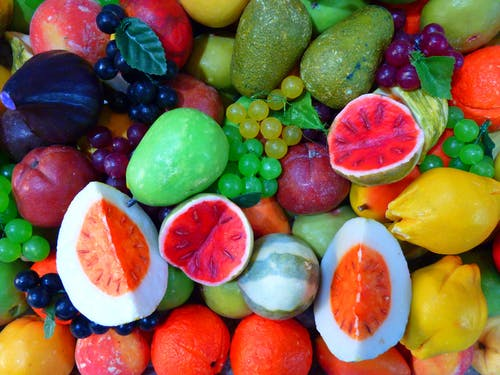
#> input picture Exercise002/Fruits.jpeg, 500 x 375 px
$ jupyter execute --allow-errors Exercise0002Part002.ipynb   (older library calls are emulated)
#> lines starting #> are read from the running program, lines starting #| are printed output that depends on the picture
# UnSupervised Learning Methods

## Exercise 002 - Part II

> Notebook by:
> - Royi Avital RoyiAvital@fixelalgorithms.com

## Revision History

| Version | Date       | User        |Content / Changes                                                   |
|---------|------------|-------------|--------------------------------------------------------------------|
| 1.0.000 | 16/08/2023 | Royi Avital | First version                                                      |

[](https://colab.research.google.com/github/FixelAlgorithmsTeam/FixelCourses/blob/master/UnSupervisedLearningMethods/2023_08/Exercise0002Part002.ipynb)

[cell 1]
# Import Packages

# General Tools
import numpy as np
import scipy as sp

# Machine Learning

# Computer Vision
from skimage.color import rgb2lab
from skimage.io import imread
from skimage.segmentation import mark_boundaries

# Miscellaneous
import os
import math
from platform import python_version
import random
import time
import urllib.request

# Typing
from typing import Callable, List, Tuple, Union

# Visualization
import matplotlib.pyplot as plt
import seaborn as sns

# Jupyter
from IPython import get_ipython
from IPython.display import Image, display
from ipywidgets import Dropdown, FloatSlider, interact, IntSlider, Layout

## Notations

* <font color='red'>(**?**)</font> Question to answer interactively.
* <font color='blue'>(**!**)</font> Simple task to add code for the notebook.
* <font color='green'>(**@**)</font> Optional / Extra self practice.
* <font color='brown'>(**#**)</font> Note / Useful resource / Food for thought.

[cell 2]
# Configuration
# %matplotlib inline

seedNum = 512
np.random.seed(seedNum)
random.seed(seedNum)

# sns.set_theme() #>! Apply SeaBorn theme

runInGoogleColab = 'google.colab' in str(get_ipython())

[cell 3]
# Constants

DATA_FILE_URL   = r'https://github.com/FixelAlgorithmsTeam/FixelCourses/raw/master/MachineLearningMethod/16_ParametricClustering/Fruits.jpeg'
DATA_FILE_NAME  = r'Fruits.jpeg'

TOTAL_RUN_TIME = 45 #<! Don't touch it!

## Guidelines

 - Fill the full names and ID's of the team members in the `Team Members` section.
 - Answer all questions / tasks within the Jupyter Notebook.
 - Use MarkDown + MathJaX + Code to answer.
 - Verify the rendering on VS Code.
 - Submission in groups (Single submission per group).
 - You may and _should_ use the forums for questions.
 - Don't use `pip install` on the submitted notebook!
   If you need a package that is not imported above use **the dedicated cell**.
 - Good Luck!

<font color='red'>Total run time must be **less than `TOTAL_RUN_TIME` seconds**</font>.

[cell 4]
# Run Time
print(f'The total run time must not exceed: {TOTAL_RUN_TIME} [Sec]')
startTime = time.time()

## Team Members

- `<Ilan><Schaedel><011708005>`.
- `<Barak><Ben Menachem><312527229>`.
- `<Rotem><Weissman><203958103>`

* <font color='brown'>(**#**)</font> The `Import Packages` section above imports most needed tools to apply the work. Please use it.
* <font color='brown'>(**#**)</font> You may replace the suggested functions to use with functions from other packages.
* <font color='brown'>(**#**)</font> Whatever not said explicitly to implement maybe used by a 3rd party packages.

[cell 5]
# Students Packages to Import
# If you need a package not listed above, use this cell

## Generate / Load Data

[cell 6]
# Download Data
# This section downloads data from the given URL if needed.

if not os.path.exists(DATA_FILE_NAME):
    urllib.request.urlretrieve(DATA_FILE_URL, DATA_FILE_NAME)

## 6. Clustering by K-Means

### 6.1. K-Means Algorithm

In this section we'll implement 3 functions related to the K-Means:

1. `InitKMeans()` - Given a data set and number of clusters it sets the initialization of the `K-Means` algorithm.
It should support both random initialization (Samples from data) and the [`K-Means++`](https://en.wikipedia.org/wiki/K-means%2B%2B) initialization.
2. `CalcKMeansObj()` - Given a data set and set of centroids it calculates the value of the K-Means objective function (Usually called `inertia`).
   The objective function sum of squared distances of samples to their closest cluster center.
3. `KMeans()` - Given a data set and initialization applies the K-Means algorithm.
The distance used in this variant is the Euclidean Distance based.

* <font color='brown'>(**#**)</font> Implementation should be efficient (Memory and operations). Total run time expected to be **less than 60 seconds**.

[cell 7]
def squareDistance(mX: np.ndarray, mC: np.ndarray) -> np.ndarray:
    '''
    sqaure distance calculation, Euclidean based
    Args:
    mX      - Input data with shape N x d.
    mC      - Centroids with shape K x d.
    Output:
    mD      - Distance matrix between each data point to every centroid
    '''
    mD = []

    for c in mC:
        d_square = np.sum((mX - c)**2, axis=1)
        mD.append(d_square)

    mD = np.array(mD)

    return mD

[cell 8]
#===========================Fill This===========================#
def InitKMeans(mX: np.ndarray, K: int, initMethod: int = 0, seedNum: int = 123) -> np.ndarray:
    '''
    K-Means algorithm initialization.
    Args:
        mX          - Input data with shape N x d.
        K           - Number of clusters.
        initMethod  - Initialization method: 0 - Random, 1 - K-Means++.
        seedNum     - Seed number used.
    Output:
        mC          - The initial centroids with shape K x d.
    Remarks:
        - Given the same parameters, including the `seedNum` the algorithm must be reproducible.
    '''
    np.random.seed(seedNum)

    if initMethod == 0: # random centroids
        mC = mX[np.random.choice(mX.shape[0], size=K, replace=False)]

    elif initMethod == 1: # k-means++
        mC = mX[np.random.choice(mX.shape[0], size=1, replace=False)] # first centroid in random

        for i in range(1,K): # until K centroids are selected
            mD_square = squareDistance(mX, mC)
            min_d = np.min(mD_square, axis=0)
            weights = ( min_d / np.sum(min_d))
            newC = mX[np.random.choice(mX.shape[0], p=weights, size=1, replace=False)]
            mC = np.vstack((mC, newC))

    return mC
#===============================================================#

[cell 9]
#===========================Fill This===========================#
def CalcKMeansObj(mX: np.ndarray, mC: np.ndarray) -> float:
    '''
    K-Means algorithm.
    Args:
        mX          - The data with shape N x d.
        mC          - The centroids with shape K x d.
    Output:
        objVal      - The value of the objective function of the KMeans.
    Remarks:
        - The objective function uses the squared euclidean distance.
    '''

    mD_square = squareDistance(mX,mC)

    objVal = mD_square.min(axis=0).sum()

    return objVal
#===============================================================#

[cell 10]
#===========================Fill This===========================#
def KMeans(mX: np.ndarray, mC: np.ndarray, numIter: int = 1000, stopThr: float = 0) -> np.ndarray:
    '''
    K-Means algorithm.
    Args:
        mX          - Input data with shape N x d.
        mC          - The initial centroids with shape K x d.
        numIter     - Number of iterations.
        stopThr     - Stopping threshold.
    Output:
        mC          - The final centroids with shape K x d.
        vL          - The labels (0, 1, .., K - 1) per sample with shape (N, )
        lO          - The objective value function per iterations (List).
    Remarks:
        - The maximum number of iterations must be `numIter`.
        - If the objective value of the algorithm doesn't improve by at least `stopThr` the iterations should stop.
    '''

    lO = [CalcKMeansObj(mX,mC)]
    vL = []

    for i in range(numIter):
        # assume fixed centroids, find best clusters:

        #calculate distances:
        mD = squareDistance(mX,mC)
        # assign clusters
        vL = mD.argmin(axis=0)

        # assume fixed clusters, find best centroids:
        new_mC = []
        for j in range(mC.shape[0]):
            cluster_points = mX[np.where(vL == j)[0]]
            centroid_j = cluster_points.mean(axis=0)
            new_mC.append(centroid_j)
        new_mC = np.asarray(new_mC).astype(np.float)
        mC = new_mC
        inertia = CalcKMeansObj(mX,mC)
        lO.append(inertia)
        if (lO[-2] - lO[-1]) <= stopThr:
            break

    return mC, vL, lO

#===============================================================#

### 6.2. Super Pixels

In this section we'll implement the Super Pixels segmentation algorithm.
The basic idea of the _super pixels_ segmentation is to cluster together pixels which share similar color and location.
Hence the features to cluster are the color values of the pixel and its coordinates.

Your code should follow:

1. Load the `Fruits.jpg` image into a NumPy array `mI` with shape `numRows x numCols x 3`.
   The image will be downloaded into the local folder automatically by a supplied code.
   If it doesn't work, look at the constant `DATA_FILE_NAME`.
   You may use `SciKit Image`'s `imread()` (Imported above).
2. Convert the image into the [LAB Color Space](https://en.wikipedia.org/wiki/CIELAB_color_space).
   **No need to implement the conversion manually**.
   You may use `SciKit Image`'s `rgb2lab()` (Imported above).
3. Create the data array `mX` with shape `(numRows * numCols) x 5`.
   The features should include the LAB values and the row / column coordinates of each pixel.
4. Scale the columns of data in a reasonable manner.
5. Apply the K-Means algorithm on the data with `K-Means++` initialization.
   Set a reasonable number of clusters (Trial and error).
   Set the parameters of the algorithm such that the algorithm stops on convergence (No change in centroids).
6. Create a mask of the labels of the pixels at the size of the image.
   Display the results using `SciKit Image`'s `mark_boundaries()` (Imported above).
7. Display the segmentation result.
8. Display the objective function per iteration. Including the initialization.

The output should look similar to:

* <font color='brown'>(**#**)</font> Use different cells per steps.
* <font color='brown'>(**#**)</font> Optimize the weights (Scaling).

[cell 11]
#===========================Fill This===========================#
# 1. Load Image into `mI`.
# 2. Convert to LAB (`mILab`).

mI = imread(DATA_FILE_NAME)
#> mI is the input picture: shape (375, 500, 3); mean R, G, B 131.7, 101.8, 72.1
mILab = rgb2lab(mI)
#> mILab: shape (375, 500, 3) float64; mean of channels 0, 1, 2 47.8, 9.9, 23.2
#===============================================================#

[cell 12]
#===========================Fill This===========================#
# 1. Generate `mX` from `mILab`.

h, w, _ = mILab.shape
#> h = 375; w = 500
x_coords, y_coords = np.meshgrid(np.arange(w), np.arange(h))
mX = np.dstack((mILab, x_coords, y_coords))
mX = mX.reshape(-1,5)

# 2. Scale its columns in a reasonable way.

from sklearn.preprocessing import StandardScaler

scaler = StandardScaler()
mX = scaler.fit_transform(mX)
#===============================================================#

[cell 13]
#===========================Fill This===========================#
# 1. Apply K-Means clustering on `mX`.
h, w, c = mILab.shape
#> c = 3
K = 16
threshold = 0
seed = 42
max_iter = 300
kmeans_pp = 1

mC = InitKMeans(mX, K, kmeans_pp, seed)
#> in InitKMeans, `mC = mX[np.random.choice(mX.shape[0], size=1, replace=False)]`: mC = [[-0.353, 0.649, -0.218, -0.121, 1.7]]
#> the loop in InitKMeans, `for i in range(1,K):` made 15 passes
#> newC on passes 1 to 12: [[0.207, 1.9, 1.48, -0.114, 1.5]], [[0.287, -1.91, 1.1, 1.48, -0.471]], [[-0.12, 1.02, -1.12, -1.13, -1.39]], [[0.426, -0.534, -1.23, 0.364, 0.813]], [[-1.75, -0.352, -0.875, -1.37, 1.03]], [[-0.0306, -1.04, 0.59, 0.745, -1.5]], [[-0.453, -1.54, 0.66, 1.51, -0.212]], [[-0.767, 0.99, -0.201, -1.35, 0.268]], [[-1.64, 0.509, -0.437, 1.71, 0.48]], [[1.29, -1.58, 0.335, -0.842, -0.0647]], [[0.253, -0.642, -0.054, 1.69, -1.52]], [[1.73, 0.0324, -1.34, -0.544, 0.296]]
#> after the loop in InitKMeans, `for i in range(1,K):`: mC = 16 rows, first 6: [-0.353, 0.649, -0.218, -0.121, 1.7], [0.207, 1.9, 1.48, -0.114, 1.5], [0.287, -1.91, 1.1, 1.48, -0.471], [-0.12, 1.02, -1.12, -1.13, -1.39], [0.426, -0.534, -1.23, 0.364, 0.813], [-1.75, -0.352, -0.875, -1.37, 1.03]
mC, vL, lO = KMeans(mX, mC, max_iter, threshold)
#> in CalcKMeansObj, `objVal = mD_square.min(axis=0).sum()`: objVal = 390846
#> in KMeans, `lO = [CalcKMeansObj(mX,mC)]`: lO = [390846]
#> the loop in KMeans, `for i in range(numIter):` made 50 passes
#> (objVal in CalcKMeansObj, inertia) on passes 1 to 12: (234708.3, 234708.3), (210478, 210478), (201153.9, 201153.9), (197618.5, 197618.5), (194538.4, 194538.4), (192636.7, 192636.7), (191886.7, 191886.7), (191337.7, 191337.7), (191006.5, 191006.5), (190828.7, 190828.7), (190633.8, 190633.8), (190451.7, 190451.7)
#> after the loop in KMeans, `for i in range(numIter):`: lO = 51 values, max 390846 at index 0, min 187423.2 at index 49, mean 194158
#> mC = 16 rows, first 6: [0.0839, 1.45, 0.917, 0.0233, 1.09], [0.708, 0.62, 0.644, -1.2, 1.22], [0.88, -0.242, 1.45, 1.36, 0.723], [-0.245, 0.815, -0.164, -0.974, -1.35], [1.15, -0.35, -1.27, 0.56, 0.792], [-1.35, -0.15, -0.957, -1.03, 0.918]

# 2. Build the mask from the labels.
mask = vL.reshape(h,w)
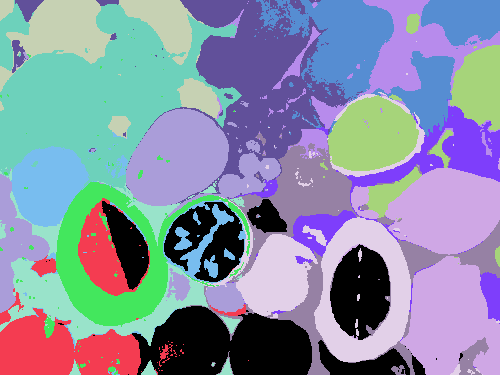
#> mask: shape (375, 500) int64; 16 distinct labels, from 0 to 15; one colour per label, 0 black
#===============================================================#

[cell 14]
#===========================Fill This===========================#
# 1. Generate the super pixel boundaries form the mask.
super_pxl_bounds = mark_boundaries(mI, mask)
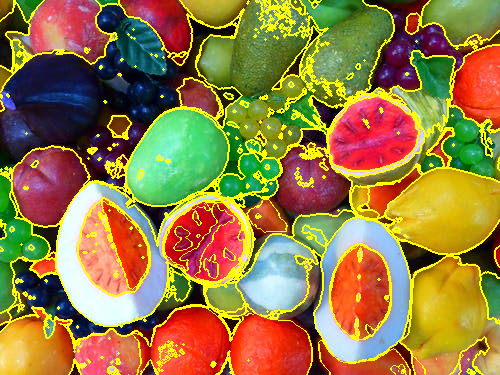
#> super_pxl_bounds: shape (375, 500, 3) float64; mean R, G, B 0.586, 0.481, 0.245

# 2. Display the results (Super Pixels Image, Objective function vs. iteration).
#> (the rest of this cell did not finish here and is left out)
